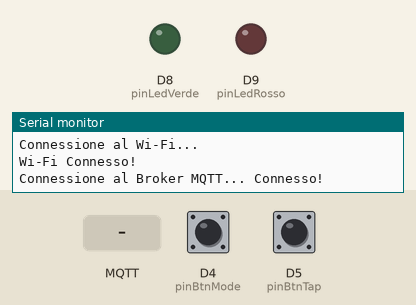
The sketch below on a simulated Arduino Uno R4 WiFi. Shown: output pins drawn as LEDs (lit = HIGH), the last lines printed to the serial monitor. Dashed ring = blinking. The test bench sets the inputs (shaded band); at power-on: D4 (pinBtnMode) HIGH, D5 (pinBtnTap) HIGH. WiFi joins after 1.5 s; servers stay silent unless stated; no MQTT or app messages arrive unless stated.

Above: at 2.7 s.
2.8 s: MQTT message "90" arrives on the first subscribed topic
At 3.3 s:
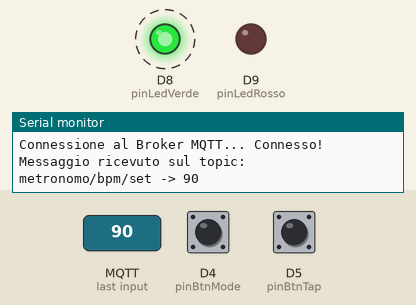
5.8 s: D4 (pinBtnMode) pulled LOW for 0.15 s
At 6.9 s:
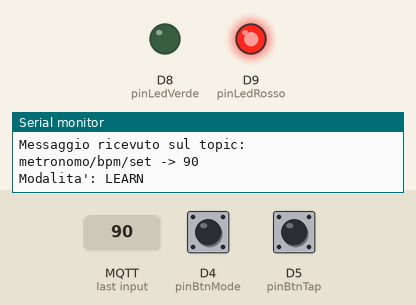
7.4 s: D4 (pinBtnMode) pulled LOW for 1 s
At 8.1 s:
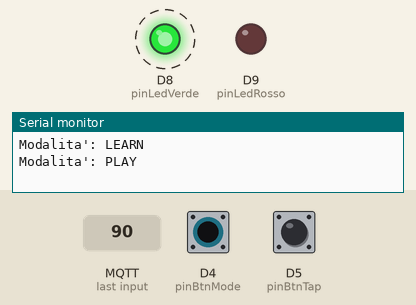
10.4 s: D4 (pinBtnMode) pulled LOW for 3.2 s
At 11.6 s:
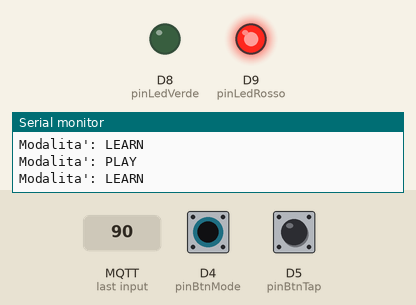
Timing chart, 0 to 13.4 s (numbered marks = the images above; inputs shaded):
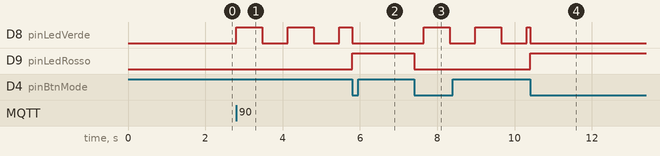

The sketch:

progetto6_metronomo_mqtt.ino
```cpp
#include <WiFiS3.h>
#include <PubSubClient.h>

char ssid[] = "cloud";
char pass[] = "password";
const char* brokerIP = "10.42.0.1";

// 1. Istanze di rete mancanti
WiFiClient espClient;
PubSubClient mqttClient(espClient);

int minBPM = 0;
int maxBPM = 0;

const int pinLedVerde = 8;
const int pinLedRosso = 9;
const int pinBtnMode = 4;
const int pinBtnTap = 5;

bool isLearnMode = false;
int ultimoStatoBtn = HIGH;
int ultimoStatoTap = HIGH;

unsigned long tempiTap[10];
int numeroTap = 0;

int currentBPM = 0;
unsigned long playInterval = 0;
unsigned long ultimoBlink = 0;

// ==========================================
// RICEZIONE MESSAGGI MQTT
// ==========================================
void ricezioneMessaggio(char* topic, byte* payload, unsigned int length) {
  String messaggioRicevuto = "";
  for (unsigned int i = 0; i < length; i++) {
    messaggioRicevuto += (char)payload[i];
  }

  Serial.print("Messaggio ricevuto sul topic: ");
  Serial.print(topic);
  Serial.print(" -> ");
  Serial.println(messaggioRicevuto);

  // Topic per impostare un nuovo BPM dall'esterno (es: mosquitto_pub)
  if (String(topic) == "metronomo/bpm/set") {
    int nuovoBPM = messaggioRicevuto.toInt();
    if (nuovoBPM > 0) {
      currentBPM = nuovoBPM;
      playInterval = 60000 / currentBPM; // Ricalcola il tempo di lampeggio

      if (minBPM == 0 || currentBPM < minBPM) minBPM = currentBPM;
      if (currentBPM > maxBPM) maxBPM = currentBPM;

      // Invia la conferma dello stato aggiornato
      mqttClient.publish("metronomo/bpm", String(currentBPM).c_str());
    }
  }
}

// ==========================================
// RICONNESSIONE AL BROKER
// ==========================================
void riconnetti() {
  while (!mqttClient.connected()) {
    Serial.print("Connessione al Broker MQTT...");
    if (mqttClient.connect("Arduino_UNO_R4")) {
      Serial.println(" Connesso!");
      // Ci iscriviamo al topic comandi
      mqttClient.subscribe("metronomo/bpm/set");
    } else {
      Serial.print(" Fallita, rc=");
      Serial.print(mqttClient.state());
      Serial.println(" Riprovo tra 3 secondi");
      delay(3000);
    }
  }
}

void setup() {
  Serial.begin(115200);

  Serial.print("Connessione al Wi-Fi...");
  WiFi.begin(ssid, pass);
  while (WiFi.status() != WL_CONNECTED) {
    delay(500);
    Serial.print(".");
  }
  Serial.println("\nWi-Fi Connesso!");

  mqttClient.setServer(brokerIP, 1883);
  mqttClient.setCallback(ricezioneMessaggio);

  pinMode(pinLedVerde, OUTPUT);
  pinMode(pinLedRosso, OUTPUT);
  pinMode(pinBtnMode, INPUT_PULLUP);
  pinMode(pinBtnTap, INPUT_PULLUP);
}

void loop() {
  if (!mqttClient.connected()) {
    riconnetti();
  }
  mqttClient.loop();

  // Invia i dati di telemetria ogni 3 secondi (evita di bloccare la rete)
  static unsigned long ultimoInvio = 0;
  if (millis() - ultimoInvio > 3000) {
    mqttClient.publish("metronomo/bpm", String(currentBPM).c_str());
    mqttClient.publish("metronomo/bpm/min", String(minBPM).c_str());
    mqttClient.publish("metronomo/bpm/max", String(maxBPM).c_str());
    ultimoInvio = millis();
  }

  // 1. PULSANTE MODE
  int statoBtnMode = digitalRead(pinBtnMode);
  if(statoBtnMode == LOW && ultimoStatoBtn == HIGH){
    isLearnMode = !isLearnMode;

    if (isLearnMode) {
      Serial.println("Modalita': LEARN");
      mqttClient.publish("metronomo/stato/rec", "ON");
      numeroTap = 0;
      digitalWrite(pinLedVerde, LOW);
      digitalWrite(pinLedRosso, HIGH);
    } else {
      Serial.println("Modalita': PLAY");
      mqttClient.publish("metronomo/stato/rec", "OFF");
      if (numeroTap >= 4) {
        unsigned long tempoTotale = tempiTap[numeroTap - 1] - tempiTap[0];
        unsigned long intervalloMedio = tempoTotale / (numeroTap - 1);

        currentBPM = 60000 / intervalloMedio;
        playInterval = intervalloMedio;

        if (minBPM == 0 || currentBPM < minBPM) minBPM = currentBPM;
        if (currentBPM > maxBPM) maxBPM = currentBPM;

        // Pubblica subito il nuovo BPM appena calcolato
        mqttClient.publish("metronomo/bpm", String(currentBPM).c_str());
      }
      digitalWrite(pinLedRosso, LOW);
    }
    delay(250);
  }
  ultimoStatoBtn = statoBtnMode;

  // 2. PULSANTE TAP
  int statoBtnTap = digitalRead(pinBtnTap);
  if(isLearnMode && statoBtnTap == LOW && ultimoStatoTap == HIGH) {
    if (numeroTap < 10) {
      tempiTap[numeroTap] = millis();
      numeroTap++;

      digitalWrite(pinLedRosso, LOW);
      delay(50);
      digitalWrite(pinLedRosso, HIGH);
    }
  }
  ultimoStatoTap = statoBtnTap;

  // 3. LAMPEGGIO LED VERDE (Riproduzione)
  if (!isLearnMode) {
    if (currentBPM > 0) {
      if (millis() - ultimoBlink >= playInterval) {
        ultimoBlink = millis();
        digitalWrite(pinLedVerde, !digitalRead(pinLedVerde));
      }
    } else {
      digitalWrite(pinLedVerde, LOW);
    }
  }
}
```

Measured:
- after the input at 2.8 s, D8 (pinLedVerde): alternates HIGH for 0.67 s and LOW for 0.67 s, starting at once
- after the input at 5.8 s, D9 (pinLedRosso): LOW → HIGH at once
- after the input at 7.4 s, D8 (pinLedVerde): alternates HIGH for 0.67 s and LOW for 0.67 s, starting after 0.25 s; D9 (pinLedRosso): HIGH → LOW at once
- after the input at 10.4 s, D9 (pinLedRosso): LOW → HIGH at once
